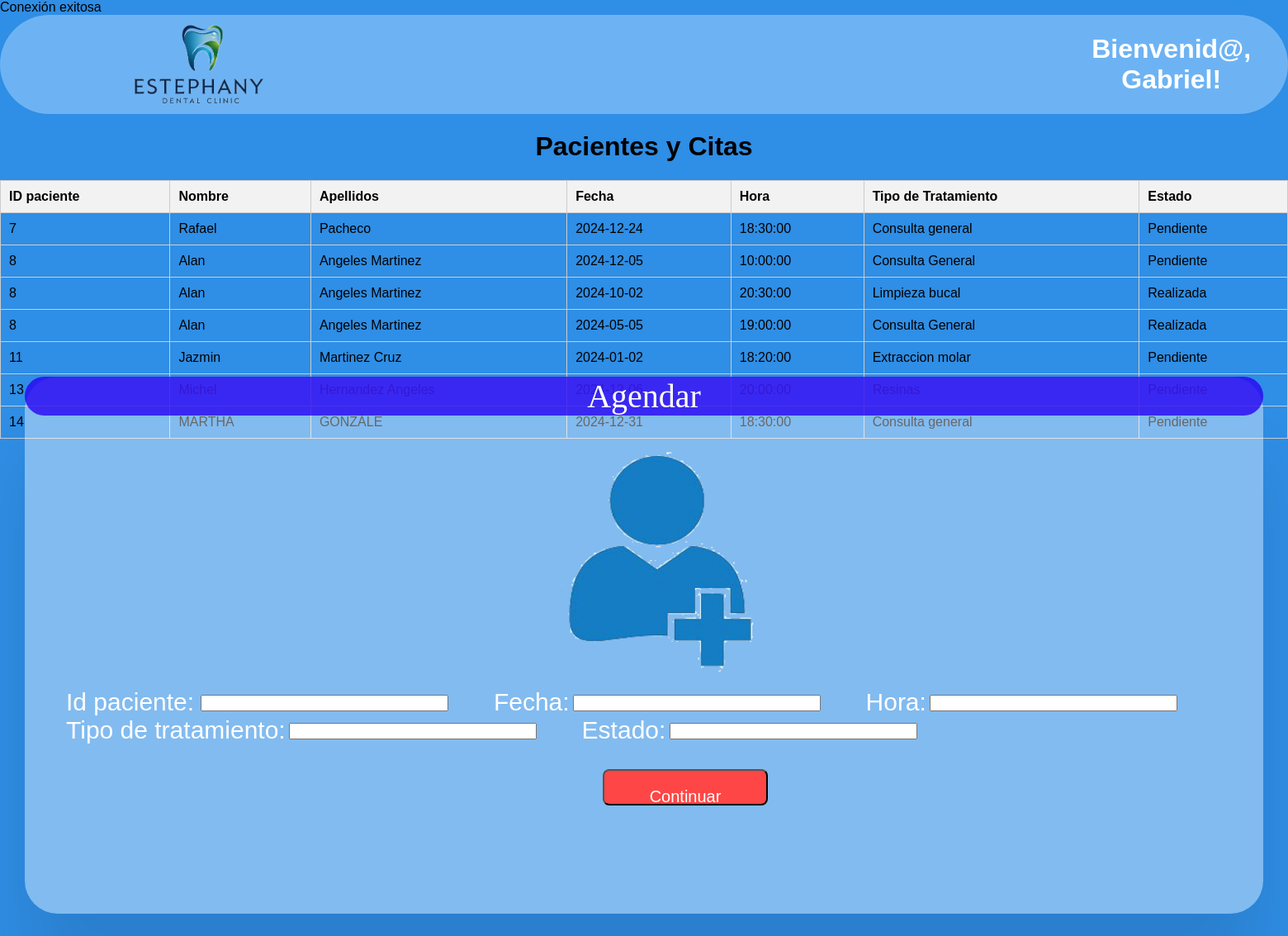
The page /agendar_cita_doctor.php (signed in) on the database its author committed.
### tables this page shows
CREATE TABLE `citas` (
  `id_cita` int(11) NOT NULL,
  `id_paciente` int(11) DEFAULT NULL,
  `fecha` date NOT NULL,
  `hora` time NOT NULL,
  `tipo_tratamiento` varchar(255) NOT NULL,
  `estado` enum('Pendiente','Realizada') DEFAULT 'Pendiente'
);

CREATE TABLE `pacientes` (
  `id_paciente` int(11) NOT NULL,
  `nombre` varchar(250) NOT NULL,
  `apellidos` varchar(250) NOT NULL,
  `correo` varchar(250) NOT NULL,
  `contraseña` varchar(250) NOT NULL,
  `telefono` varchar(10) NOT NULL,
  `fecha_nacimiento` date NOT NULL,
  `sexo` varchar(10) NOT NULL,
  `contacto_emergencia` varchar(10) NOT NULL
);

### agendar_cita_doctor.php (the view, shortened to what this page needs)
<?php
include 'db_connect.php';
$sql = "
    SELECT
        p.id_paciente,
        p.nombre,
        p.apellidos,
        c.fecha,
        c.hora,
        c.tipo_tratamiento,
        c.estado
    FROM
        pacientes p
    LEFT JOIN
        citas c ON p.id_paciente = c.id_paciente
";
$result = $conn->query($sql);
?>
<!DOCTYPE html>
<html lang="en">
<head>
</head>
<body>
<header>
    <div class="header-container">
        <img class="logo" src="img/logoDental.png" alt="logo clinica">
        <h1>Bienvenid@, <?php echo htmlspecialchars($_SESSION['nombre']); ?>!</h1>
        <div class="nav-links">
        </div>
    </div>
    </header>
    <main>
    <h1>Pacientes y Citas</h1>
    <table border="1">
        <tr>
            <th>ID paciente</th>
            <th>Nombre</th>
            <th>Apellidos</th>
            <th>Fecha</th>
            <th>Hora</th>
            <th>Tipo de Tratamiento</th>
            <th>Estado</th>
        </tr>
        <?php if ($result->num_rows > 0): ?>
            <?php while ($row = $result->fetch_assoc()): ?>
                <tr>
                    <td><?php echo htmlspecialchars($row['id_paciente']); ?></td>
                    <td><?php echo htmlspecialchars($row['nombre']); ?></td>
                    <td><?php echo htmlspecialchars($row['apellidos']); ?></td>
                    <td><?php echo $row['fecha'] ? htmlspecialchars($row['fecha']) : 'Sin citas'; ?></td>
                    <td><?php echo $row['hora'] ? htmlspecialchars($row['hora']) : ''; ?></td>
                    <td><?php echo $row['tipo_tratamiento'] ? htmlspecialchars($row['tipo_tratamiento']) : ''; ?></td>
                    <td><?php echo $row['estado'] ? htmlspecialchars($row['estado']) : ''; ?></td>
                </tr>
            <?php endwhile; ?>
        <?php else: ?>
            <tr>
                <td colspan="6">No hay pacientes registrados.</td>
            </tr>
        <?php endif; ?>
    </table>
    <main class="bodyLoging">
        <div class="divregistro">
            <footer class="footer-Div">
                <p class="title-text-loging">Agendar</p>
            </footer>
            <img class="img-perfil-registro" src="img\registro.png" alt="">
            <form action="agendar.php" method="POST">
                <label class="title-text-div" for="id_paciente">Id paciente: </label>
                <input type="id_paciente" name="id_paciente" id="id_paciente" required>
                <label  class = "title-text-div" for="fecha">Fecha:</label>
                <input type="fecha" name="fecha" id="fecha" required>
                <label  class = "title-text-div" for="hora">Hora:</label>
                <input type="hora" name="hora" id="hora" required>
                <br>
                <label  class = "title-text-div" for="tipo_tratamiento">Tipo de tratamiento:</label>
                <input type="tipo_tratamiento" name="tipo_tratamiento" id="tipo_tratamiento" required>
                <label  class = "title-text-div" for="estado">Estado:</label>
                <input type="estado" name="estado" id="estado" required>
                <input class="btn-div-registro" type="submit" value="Continuar">
            </form>
            <br>
            </div>
    </main>
    </main>
</body>
</html>

### agendar_cita_doctor.php (style rules this page uses)
h1 { text-align: center; }
table { width: 100%; border-collapse: collapse; margin-top: 20px; }
th, td { border: 1px solid #ccc; padding: 10px; text-align: left; }
th { background-color: #f2f2f2; }
.header-container { background-color: rgba(109, 179, 243, 1); color: white; padding: 10px; display: flex; align-items: center; text-align: center; border-radius: 64px; }
.header-container h1 { margin: 0; }
footer { margin-top: 200px; }
.logo { width: 200px; height: 100px; margin-left: 150px; margin-right: 1000px; }
body { font-family: Arial, sans-serif; background-color: rgba(47, 142, 229, 1); margin: 0; padding: 0; }
.bodyLoging { display: flex; justify-content: center; align-items: center; height: 100vh; margin: 0; }
.divregistro { display: flex; flex-direction: column; align-items: center; background-color: rgb(255, 255, 255,0.4); border-radius: 40px; width: 1500px; height: 650px; align-items: center; display: inline-block; box-shadow: 0 88px 88px rgba(0, 0, 0, 0.1); margin-top: -300px; }
.footer-Div { background-color: rgba(39, 3, 243, 0.795); border-radius: 40px; margin: 0px; margin-top: -40px; }
.title-text-loging { font-size: 40px; font-family: "Sriracha", cursive; font-weight: 400; font-style: normal; color: rgb(255, 255, 255); text-align: center; }
.img-perfil-registro { width: 250px; height: 270px; margin-left: 650px; margin-bottom: 20px; }
.title-text-div { font-family: Arial, Helvetica, sans-serif; font-size: 30px; font-style: normal; color: white; margin-left: 50px; }
input { width: 300px ; height: 20px ; font-size: 25px; }
.btn-div-registro { background-color: rgba(254, 70, 70, 1); border-radius: 8px; font-style: normal; color: white; font-size: 18px; padding: 20px; width: 200px; margin-left: 700px; margin-top: 30px; text-align: center; display: flex; justify-content: center; align-items: center; font-size: 20px; align-content: center; }

### rows shown on the page
citas: id_paciente.id_paciente "7", id_paciente.nombre "Rafael", id_paciente.apellidos "Pacheco", fecha "2024-12-24", hora "18:30:00", tipo_tratamiento "Consulta general", estado "Pendiente"
citas: id_paciente.id_paciente "8", id_paciente.nombre "Alan", id_paciente.apellidos "Angeles Martinez", fecha "2024-12-05", hora "10:00:00", tipo_tratamiento "Consulta General", estado "Pendiente"
citas: id_paciente.id_paciente "8", id_paciente.nombre "Alan", id_paciente.apellidos "Angeles Martinez", fecha "2024-10-02", hora "20:30:00", tipo_tratamiento "Limpieza bucal", estado "Realizada"
citas: id_paciente.id_paciente "8", id_paciente.nombre "Alan", id_paciente.apellidos "Angeles Martinez", fecha "2024-05-05", hora "19:00:00", tipo_tratamiento "Consulta General", estado "Realizada"
citas: id_paciente.id_paciente "11", id_paciente.nombre "Jazmin", id_paciente.apellidos "Martinez Cruz", fecha "2024-01-02", hora "18:20:00", tipo_tratamiento "Extraccion molar", estado "Pendiente"
citas: id_paciente.id_paciente "13", fecha "2024-12-06"
citas: id_paciente.id_paciente "14", id_paciente.nombre "MARTHA", id_paciente.apellidos "GONZÀLE", fecha "2024-12-31", hora "18:30:00", tipo_tratamiento "Consulta general", estado "Pendiente"

### other values the page prints
$_SESSION['nombre'] "Gabriel"
